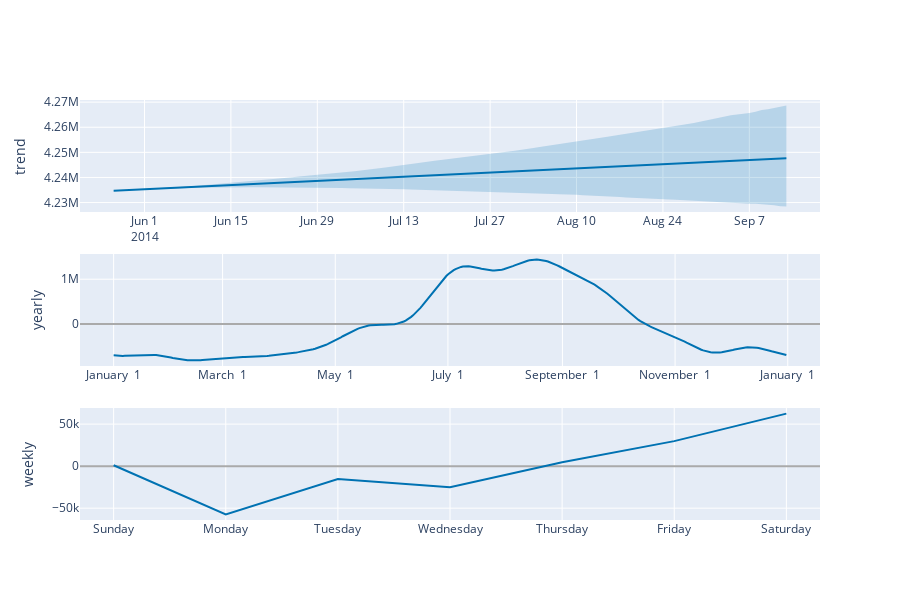

The notebook cell saved with this chart:
### Code cell
plot_components_plotly(model, validation_forecast)
